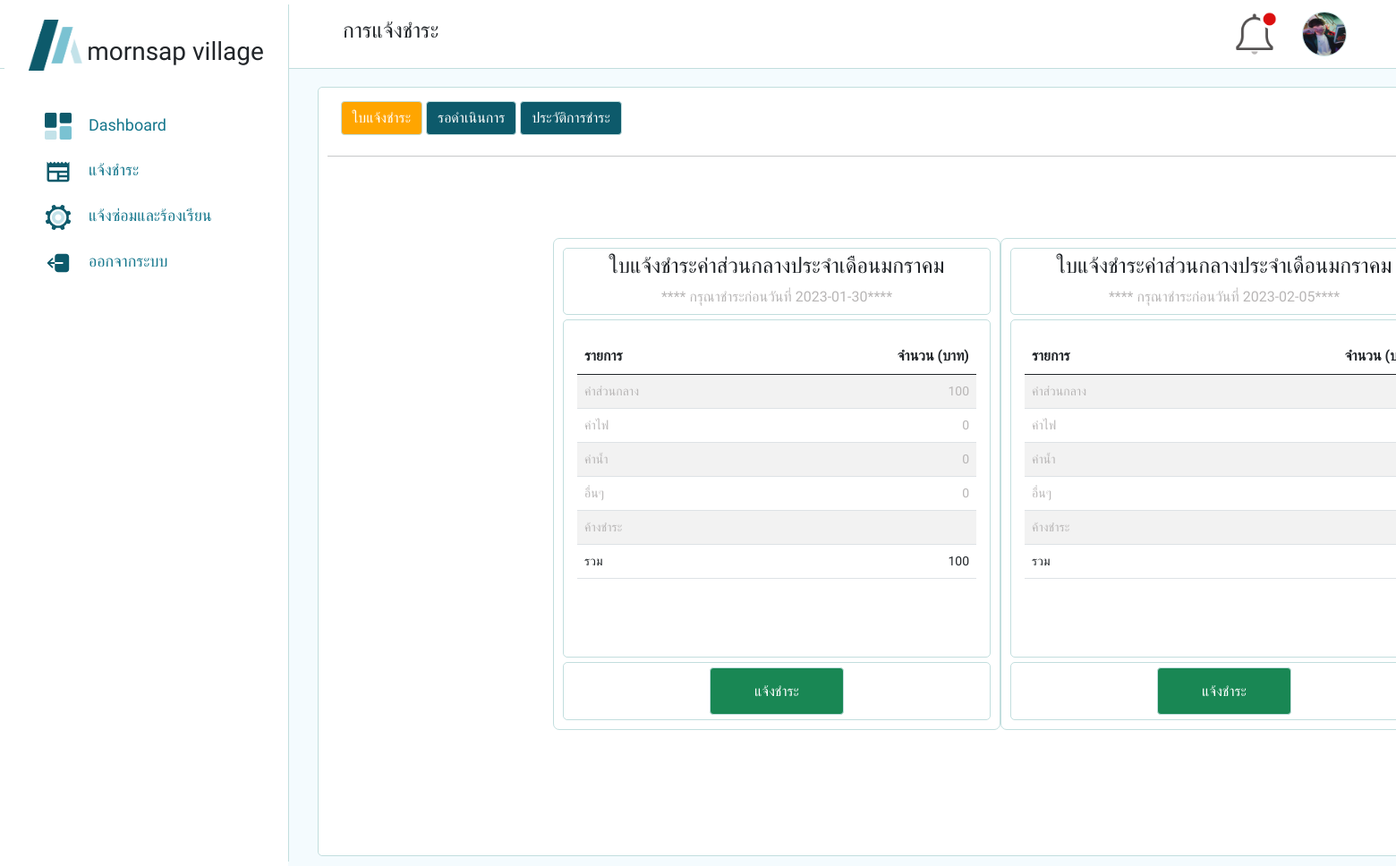
Page /views/v_payment.php?title=payment (signed in) on the committed database.
### tables this page shows
CREATE TABLE `villagers` (
  `villager_id` int(11) NOT NULL,
  `villager_fname` varchar(50) NOT NULL,
  `villager_lname` varchar(30) NOT NULL,
  `villager_housenum` varchar(10) NOT NULL,
  `villager_tel` varchar(12) NOT NULL,
  `add_date` timestamp NOT NULL DEFAULT current_timestamp() ON UPDATE current_timestamp(),
  `role_id` int(2) NOT NULL,
  `username` varchar(50) NOT NULL,
  `password` varchar(50) NOT NULL,
  `img_profile` varchar(255) NOT NULL
);

CREATE TABLE `invoice` (
  `invoice_id` int(11) NOT NULL,
  `villager_id` int(5) NOT NULL,
  `month` int(5) NOT NULL,
  `invoice_cmf` int(5) NOT NULL,
  `elect_bill` int(5) NOT NULL,
  `water_bill` int(5) NOT NULL,
  `another_bill` int(5) NOT NULL,
  `date_start` date NOT NULL,
  `date_end` date NOT NULL,
  `status_pay` int(2) NOT NULL DEFAULT 1
);

### components/template_vlg.php (called while the page is built)
<?php
require_once '../components/sidebar_vlg.php';
require_once '../components/navbar_v2.php';
?>

### config/connect.php (called while the page is built, shortened)
<?php
$host ="localhost";
$username="root";
$password = "";
$db = "amornsap_village";
$dsn = "mysql:host=$host;dbname=$db;charset=utf8";
try {
    $pdo = new PDO($dsn,$username,$password);
}catch(PDOException $e){
    echo $e->getMessage();
}
require_once"controller.php";
$controller = new Controller($pdo);
?>

### components/check_villager.php (called while the page is built)
<?php
require_once "../config/connect.php";
if(!isset($_SESSION["villagers_id"])){
    header("Location:..\login.php");
}else{
    $id=$_SESSION["villagers_id"];
    $vlg=$controller->getVillagerProfile($id);
}
?>

### views/v_payment.php (the view, shortened to what this page needs)
<?php
    require_once"../components/check_villager.php";
    require_once"../config/connect.php";
    $invoiceVlg = $controller->getInvoice($id);
?>
<!DOCTYPE html>
<html lang="en">
<head>
    <link href="https://cdn.jsdelivr.net/npm/bootstrap@5.0.2/dist/css/bootstrap.min.css" rel="stylesheet">
    <link rel="stylesheet" href="https://cdn.jsdelivr.net/npm/bootstrap-icons@1.10.3/font/bootstrap-icons.css">
    <link rel="stylesheet" href="https://cdn.datatables.net/1.10.13/css/jquery.dataTables.min.css">
    <link rel="stylesheet" href="../css/vlg_payment.css?<?php echo time(); ?>">
</head>
<body>
    <?php
        require_once '../components/template_vlg.php';
    ?>
    <div class="main-container">
        <div class="vlg_payment">
            <div class="pay_header">
                <div class="pay_btn">
                    <div class="pay_left">
                        <button class="btn tablink" onclick="openPayment_v('re_pay', this, 'orange')" id="defaultOpen">ใบแจ้งชำระ</button>
                        <button class="btn tablink" onclick="openPayment_v('table-waiting', this, 'orange')">รอดำเนินการ</button>
                        <button class="btn tablink" onclick="openPayment_v('table-history', this, 'orange')">ประวัติการชำระ</button>
                    </div>
                </div>
            </div>
            <div id="re_pay" class="tabContent">
                <hr>
                <div class="pay_content">
                    <?php foreach($invoiceVlg as $key){  ?>
                    <div class="pay_box">
                        <div class="p_box pay_box1">
                            <h4 class="text-center">ใบแจ้งชำระค่าส่วนกลางประจำเดือน<?php echo $controller->checkMonth($key['month']);?></h4>
                            <p class="text-center">**** กรุณาชำระก่อนวันที่ <?php echo $key['date_end']  ?>****</p>
                        </div>
                        <div class="p_box pay_box2">
                            <div class="pay_table">
                                <table class="table table-striped">
                                    <thead>
                                        <tr>
                                        <th scope="col">รายการ</th>
                                        <th scope="col" class="text-end">จำนวน (บาท)</th>
                                        </tr>
                                    </thead>
                                    <tbody>
                                        <tr>
                                            <td class="prg">ค่าส่วนกลาง</td>
                                            <td class="text-end prg"><?php echo $key['invoice_cmf'] ?></td>
                                        </tr>
                                        <tr>
                                            <td class="prg">ค่าไฟ</td>
                                            <td class="text-end prg"><?php echo $key['elect_bill'] ?></td>
                                        </tr>
                                        <tr>
                                            <td class="prg">ค่าน้ำ</td>
                                            <td class="text-end prg"><?php echo $key['water_bill'] ?></td>
                                        </tr>
                                        <tr>
                                            <td class="prg">อื่นๆ</td>
                                            <td class="text-end prg"><?php echo $key['another_bill'] ?></td>
                                        </tr>
                                        <tr>
                                            <td class="prg">ค้างชำระ</td>
                                            <td class="text-end prg"><?php  ?></td>
                                        </tr>
                                        <tr>
                                            <td scope="col">รวม</td>
                                            <td scope="col" class="text-end "><?php echo $totalInvoice =$key['invoice_cmf']+$key['elect_bill']+$key['water_bill']+$key['another_bill'] ?></td>
                                        </tr>
                                    </tbody>
                                </table>
                            </div>
                        </div>
                        <div class="p_box pay_box3">
                            <button class="btn btn-success" data-bs-toggle="modal" data-bs-target="#vlg_pay_step1_modal">แจ้งชำระ</button>
                        </div>
                    </div>
                    <?php } ?>
                </div>
            </div>
        </div>
    </div>
</body>
</html>

### components/navbar_v2.php (shortened to what this page needs)
<?php
require_once"../components/check_villager.php";
require_once"../config/connect.php";
$vlgNotiInvoice = $controller->getInvoice($id);
$title=$_GET["title"];
if($_GET["title"]=="villagers"){
    $title = "ข้อมูลลูกบ้าน";
} else if ($_GET["title"]=="dashboard"){
    $title = "Dashboard";
} else if ($_GET["title"]=="payment"){
    $title = "การแจ้งชำระ";
} else if ($_GET["title"]=="IOcome"){
    $title = "รายรับ-รายจ่าย";
} else if ($_GET["title"]=="news"){
    $title = "ประกาศข่าวสาร";
} else if ($_GET["title"]=="notify"){
    $title = "แจ้งซ่อมและร้องเรียน";
}else if ($_GET["title"]=="editProfile"){
    $title = "ข้อมูลส่วนตัว";
}
?>
<!DOCTYPE html>
<html lang="en">
<head>
    <link href="https://cdn.jsdelivr.net/npm/bootstrap@5.0.2/dist/css/bootstrap.min.css" rel="stylesheet">
    <link rel="stylesheet" href="https://cdn.jsdelivr.net/npm/bootstrap-icons@1.10.3/font/bootstrap-icons.css">
    <link rel="stylesheet" href="../css/vlg_navbar.css?<?php echo time(); ?>">
</head>
<body>
    <nav class="navbar navbar-light ">
        <div class="vlg_content">
            <div class="content_left">
                <h4><?php echo $title ?></h4>
            </div>
            <div class="content_right d-flex">
                <div class="box_lg">
                    <div class="dropdown dd1" >
                        <img id="dropdownMenu2" class="vlg_lg_bell" data-bs-toggle="dropdown" aria-expanded="false" src="../assets/bell.png" alt="" >
                            <?php foreach($vlgNotiInvoice as $notiInvoice){?>
                            <?php echo $controller->checkMonth($notiInvoice['month']) ?>
                            <?php } ?>
                    </div>
                </div>
                <div class="box_lg">
                    <div class="dropdown">
                        <img id="dropdownMenu2" class="vlg_lg_profile " data-bs-toggle="dropdown" aria-expanded="false"  src="../upload/<?php echo $vlg['img_profile'] ?>">
                    </div>
                </div>
            </div>
        </div>
    </nav>
</body>
</html>

### config/controller.php (shortened to what this page needs)
<?php
class Controller {
    private $db;
    function __construct($con){
        $this->db = $con;
    }
    function getVillagerProfile($id){
        try {
            $sql = "SELECT * FROM villagers vlg INNER JOIN role_users r ON vlg.role_id = r.role_id
            WHERE villager_id = :id";
            $stmt=$this->db->prepare($sql);
            $stmt->bindParam(":id",$id);
            $stmt->execute();
            $result=$stmt->fetch(PDO::FETCH_ASSOC);
            return $result;
        }catch(PDOException $e){
            echo $e->getMessage();
            return false;
        }
    }
    function getInvoice($id){
        try {
            $sql = "SELECT * FROM invoice WHERE villager_id =:id AND status_pay = '1'";
            $stmt= $this->db->prepare($sql);
            $stmt->bindParam(':id',$id);
            $stmt->execute();
            $result=$stmt->fetchAll(PDO::FETCH_ASSOC);
            return $result;
        }catch(PDOException $e){
            echo $e->getMessage();
            return false;
        }
    }
    function checkMonth($month){
        if($month == '1'){
            echo "มกราคม";
        }else if($month == '2'){
            echo "กุมภาพันธ์";
        }else if($month == '3'){
            echo "มีนาคม";
        }else if($month == '4'){
            echo "เมษายน";
        }else if($month == '5'){
            echo "พฤษภาคม";
        }else if($month == '6'){
            echo "มิถุนายน";
        }else if($month == '7'){
            echo "กรกฎาคม";
        }else if($month == '8'){
            echo "สิงหาคม";
        }else if($month == '9'){
            echo "กันยายน";
        }else if($month == '10'){
            echo "ตุลาคม";
        }else if($month == '11'){
            echo "พฤศจิกายน";
        }else if($month == '12'){
            echo "ธันวาคม";
        }
    }
}
?>

### css/vlg_payment.css (style rules this page uses)
* { font-family: 'Prompt'; font-style: normal; }
.main-container { display: flex; position: absolute; min-width: 991.98px; width:1595px; height: 892px; margin-top: 0px ; margin-left: 322px; background: #F4FBFE; justify-content: center; align-items: center; overflow: auto; z-index: -1; }
.vlg_payment { position: relative; margin-top: 10px; width: 1530px; height: 860px; border-radius: 5px; border: 1px solid #C2DEDE; padding: 10px; background: #FFFFFF; display: grid; grid-template-rows: 50px 2fr; }
.pay_header { margin: 5px; }
.pay_btn { display: flex; justify-content: space-between; padding: 0 25px 0 10px; }
.pay_left .btn { border: 1px solid #C2DEDE; background-color: #0D5A6B; color: #FFFFFF; }
.pay_content { display: flex; justify-content: center; align-items: center; width: 1505px; height: 700px; border-radius: 7px; }
.pay_box { width: 500px; height: 550px; border: 1px solid #C2DEDE; padding: 10px; display: grid; grid-template-rows: 75px 1fr 65px ; gap: 5px 0; border-radius: 7px; }
.p_box { border: 1px solid #C2DEDE; padding: 5px 0; border-radius: 5px; }
.p_box p { color: #B8B6B6; }
.pay_table { margin: 10px; padding: 5px; }
.prg { color: #B8B6B6; }
.pay_box3 { display: grid; justify-content: center; }
.pay_box3 .btn { border: 1px solid #C2DEDE; width: 150px; }
.table tbody { font-size: 14px; }

### css/vlg_sidebar.css (style rules this page uses)
* { font-family: 'Prompt'; font-style: normal; }

### css/vlg_navbar.css (style rules this page uses)
* { font-family: 'Prompt'; font-style: normal; }
body { border-bottom: 1px solid #C2DEDE; }
.vlg_content { display: flex; width: 1960px; margin: 5px; padding: 0px 50px 0px 50px; gap: 5px; justify-content:space-between; align-items: center; }
.content_right { gap: 28px; }
.vlg_lg_bell { width: 50px; cursor: pointer; }
.dropdown { width: 50px; height: 50px; }
.dropdown .vlg_lg_profile { width: 100%; height: 100%; border-radius: 50%; cursor: pointer; border: 1px solid #C2DEDE; }

### rows in the picture
villagers: img_profile (picture)
invoice: month "มกราคม", date_end "2023-01-30", invoice_cmf "100", elect_bill "0", water_bill "0", another_bill "0"
invoice: month "มกราคม", date_end "2023-02-05"

### other values in the picture
$title "การแจ้งชำระ"
